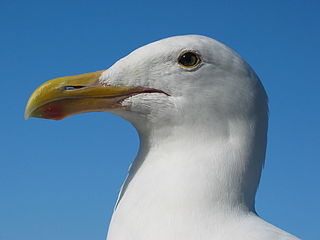
#> input picture hw1/Faizaan_Charania_111463646/Source/input1.jpg, 320 x 240 px
$ python main.py ../../../hw1/Faizaan_Charania_111463646/Source/input1.jpg ../../../hw1/Faizaan_Charania_111463646/Source/input3A.jpg out.png
#> lines starting #> are read from the running program, lines starting #| are printed output that depends on the picture
import cv2
import numpy as np
import matplotlib.pyplot as plt
from skimage.segmentation import slic
from skimage.segmentation import mark_boundaries
from skimage.data import astronaut
from skimage.util import img_as_float
import maxflow
from scipy.spatial import Delaunay
import sys

# import pdb
# pdb.set_trace()


# [10 lines left out: function help_message, not called in this run]


# Calculate the SLIC superpixels, their histograms and neighbors
def superpixels_histograms_neighbors(img):
    # SLIC
    segments = slic(img, n_segments=500, compactness=18.52)
    segments_ids = np.unique(segments)

    # centers
    centers = np.array(
        [np.mean(np.nonzero(segments == i), axis=1) for i in segments_ids])

    # H-S histograms for all superpixels
    hsv = cv2.cvtColor(img.astype('float32'), cv2.COLOR_BGR2HSV)
    bins = [20, 20]  # H = S = 20
    ranges = [0, 360, 0, 1]  # H: [0, 360], S: [0, 1]
    colors_hists = np.float32([
        cv2.calcHist([hsv], [0, 1], np.uint8(segments == i), bins,
                     ranges).flatten() for i in segments_ids
    ])

    # neighbors via Delaunay tesselation
    tri = Delaunay(centers)

    return (centers, colors_hists, segments, tri.vertex_neighbor_vertices)


# Get superpixels IDs for FG and BG from marking
def find_superpixels_under_marking(marking, superpixels):
    fg_segments = np.unique(superpixels[marking[:, :, 0] != 255])
    bg_segments = np.unique(superpixels[marking[:, :, 2] != 255])
    return (fg_segments, bg_segments)


# Sum up the histograms for a given selection of superpixel IDs, normalize
def cumulative_histogram_for_superpixels(ids, histograms):
    h = np.sum(histograms[ids], axis=0)
    return h / h.sum()


# Get a bool mask of the pixels for a given selection of superpixel IDs
def pixels_for_segment_selection(superpixels_labels, selection):
    pixels_mask = np.where(np.isin(superpixels_labels, selection), True, False)
    return pixels_mask


# Get a normalized version of the given histograms (divide by sum)
def normalize_histograms(histograms):
    return np.float32([h / h.sum() for h in histograms])


# Perform graph cut using superpixels histograms
# [63 lines left out: functions do_graph_cut, RMSD, not called in this run]


if __name__ == '__main__':

    # validate the input arguments
    if (len(sys.argv) != 4):
        help_message()
        sys.exit()

    img = cv2.imread(sys.argv[1], cv2.IMREAD_COLOR)
#> img is the input picture: shape (240, 320, 3); mean B, G, R 166.6, 134.6, 97.1
    img_marking = cv2.imread(sys.argv[2], cv2.IMREAD_COLOR)
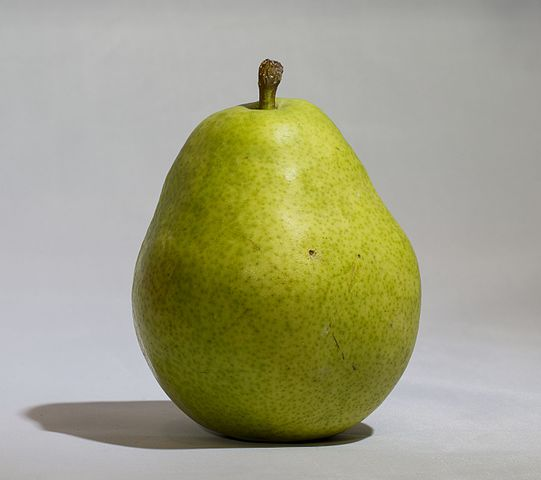
#> input picture hw1/Faizaan_Charania_111463646/Source/input3A.jpg, 541 x 480 px
#> img_marking is the input picture: shape (480, 541, 3); mean B, G, R 131.9, 161.7, 162.1

    centers, color_hists, superpixels, neighbors = superpixels_histograms_neighbors(
        img)
#> in superpixels_histograms_neighbors, `segments = slic(img, n_segments=500, compactness=18.52)`:
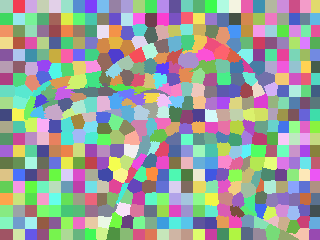
#> segments: shape (240, 320) int64; 524 distinct labels, from 1 to 524; one colour per label, 0 black
#> in superpixels_histograms_neighbors, `segments_ids = np.unique(segments)`: segments_ids = 524 values from 1 to 524
#> in superpixels_histograms_neighbors, `centers = np.array( [np.mean(np.nonzero(segments == i), axis=1) for i ..`: centers = 524 pairs, first value 5.5 to 235.7, second value 5.5 to 315
#> in superpixels_histograms_neighbors, `hsv = cv2.cvtColor(img.astype('float32'), cv2.COLOR_BGR2HSV)`: hsv: shape (240, 320, 3) float32; mean H, S, V 168.8, 0.5, 169.9
#> in superpixels_histograms_neighbors, `colors_hists = np.float32([ cv2.calcHist([hsv], [0, 1], np.uint8(segme..`:
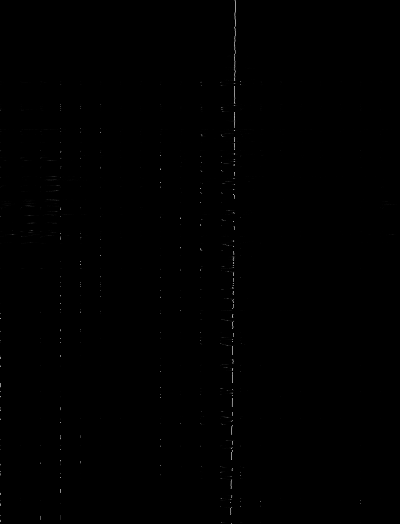
#> colors_hists: shape (524, 400) float32; min 0, max 181, mean 0.4

#> (the run stopped early here; a loop or call above may not have finished)
